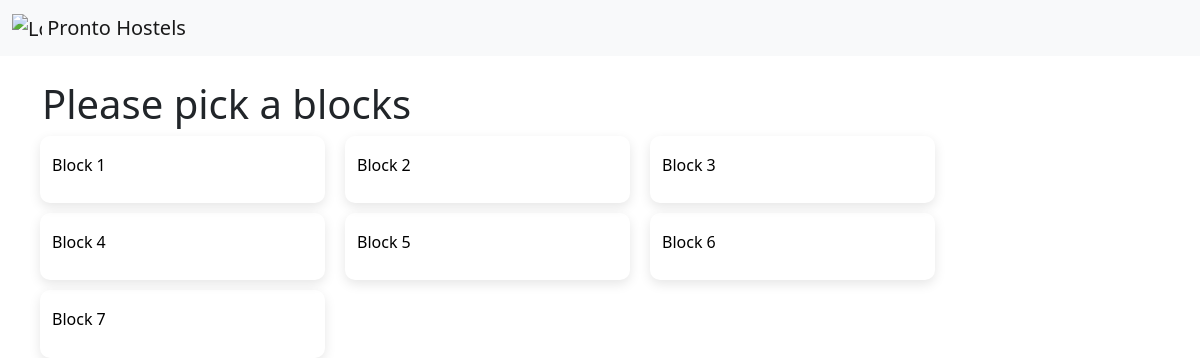
/blocks, run on the app's committed database.
### app.py (models this page shows)
class Blocks(db.Model):
    id = db.Column(db.Integer, primary_key=True)
    block = db.Column(db.String(), nullable=True)
    name = db.Column(db.String(), nullable=True)
    paid = db.Column(db.Float(), nullable=True, default=0)
    outstanding = db.Column(db.Float(), nullable=True, default=0)
    due = db.Column(db.Float(), nullable=True, default=0)

### app.py (the view)
@app.route('/blocks', methods=['GET', 'POST'])
def block():
    allbocks = Blocks.query.all()
    return render_template('blocks.html', blocks = allbocks)

### templates/blocks.html
{% extends "layout.html" %}
{% block body %}
<div class="container">
    <h1>Please pick a blocks</h1>
    <div>
        <div class="row">
            {% for r in blocks %}
            <div class="col-md-3 col-6 answerCard" >
                    <div>
                        <a style="color: black; text-decoration: none;" href="{{url_for("rooms", id=r.id)}}">
                            <h6>Block {{r.id}} </h6>
                        </a>
                    </div>
                </div>
            {% endfor %}
        </div>
    </div>
</div>
{% endblock %}

### static/css/style.css (style rules this page uses)
h6 { margin-bottom: 0; }
.answerCard { display: flex; padding: 20px; margin:10px; border: 1px solid rgb(209, 209, 209); border-radius: 10px; box-shadow: rgba(0, 0, 0, 0.1) 0px 4px 12px; border: none; cursor: pointer; }

### data on the page
Blocks: id "1"
Blocks: id "2"
Blocks: id "3"
Blocks: id "4"
Blocks: id "5"
Blocks: id "6"
Blocks: id "7"
